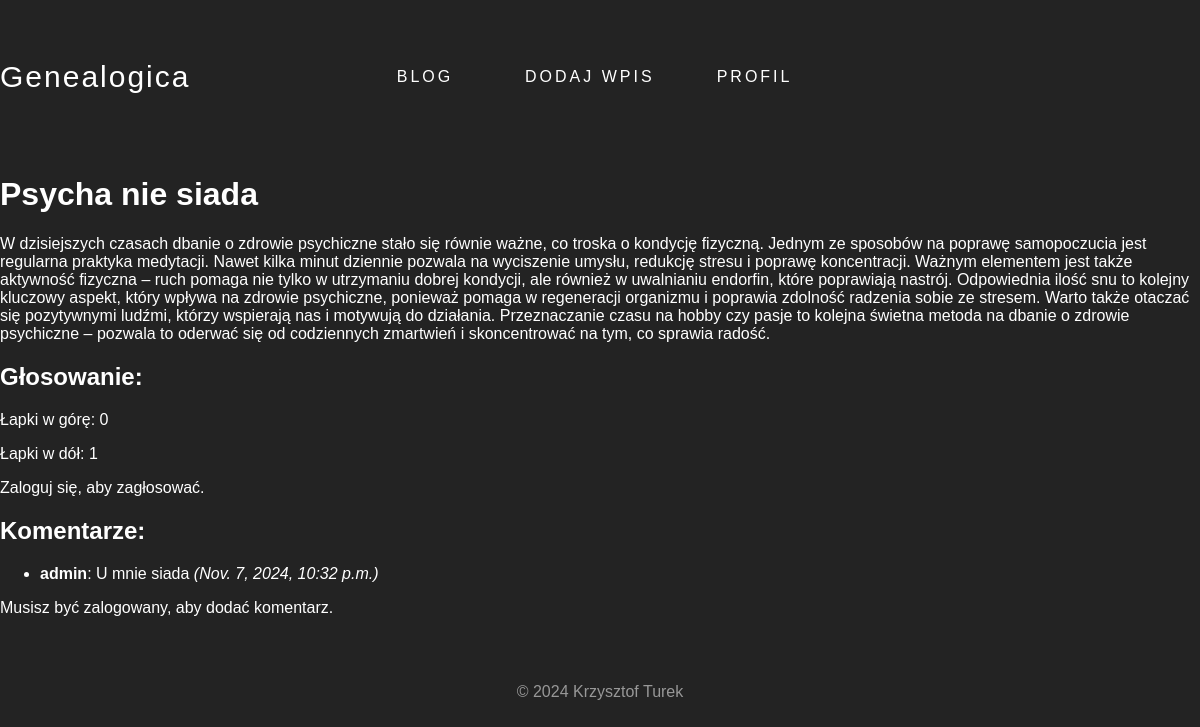
The page /blog/post/11/ on the database as committed earlier.
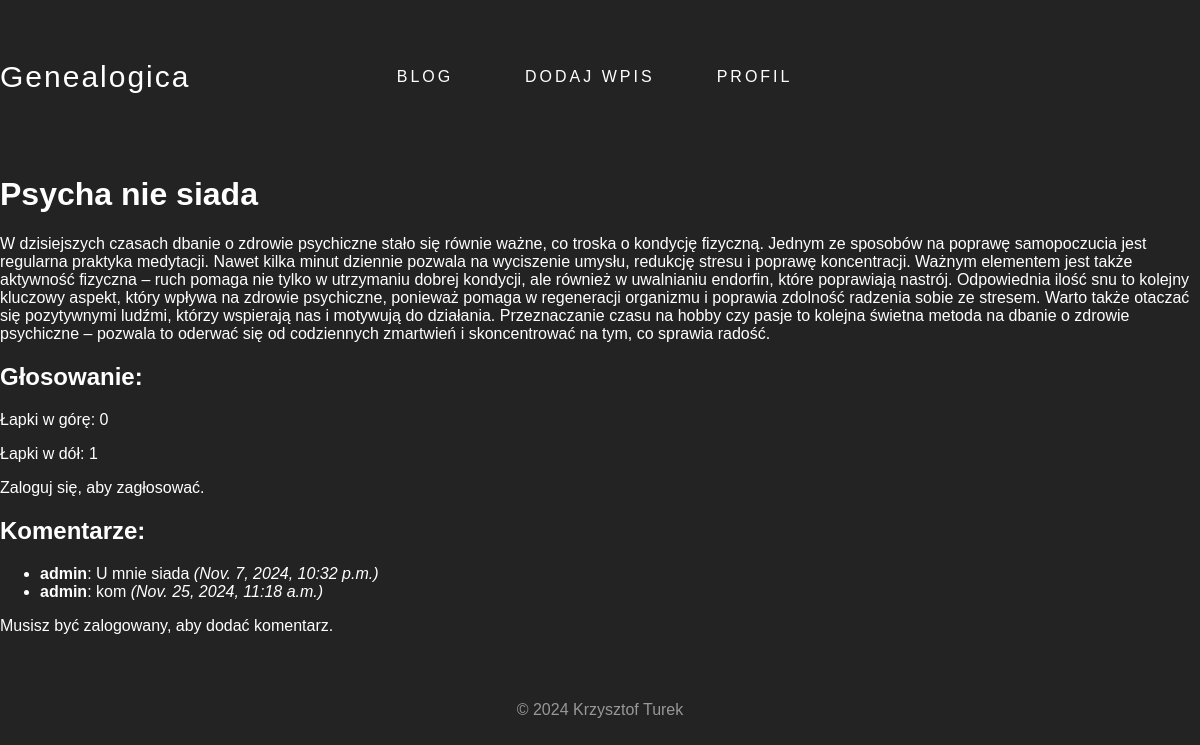
The same page on the database as committed later.
### blog/models.py (models this page shows, shortened)
class Comment(models.Model):
    post = models.ForeignKey(Post, related_name='comments', on_delete=models.CASCADE)
    author = models.ForeignKey(User, on_delete=models.CASCADE)
    content = models.TextField()
    created_at = models.DateTimeField(auto_now_add=True)

### blog/views.py (the view, shortened to what this page needs)
# urls.py: path('post/<int:post_id>/', views.post_detail, name='post_detail'),
def post_detail(request, post_id):
    post = get_object_or_404(Post, id=post_id)
    comments = post.comments.all()  # Pobieranie komentarzy powiązanych z postem
    if request.method == "POST" and 'comment' in request.POST:
        if request.user.is_authenticated:  # Czy użytkownik jest zalogowany
            form = CommentForm(request.POST)
            if form.is_valid():
                comment = form.save(commit=False)
                comment.post = post  # Przypisujemy komentarz do posta
                comment.author = request.user  # Przypisujemy autora komentarza
                comment.save()  # Zapisujemy komentarz w bazie danych
                return redirect('post_detail', post_id=post.id)
        else:
            return redirect('login')
    else:
        form = CommentForm()
    upvotes = post.votes.filter(value=True).count()
    downvotes = post.votes.filter(value=False).count()
    return render(request, 'blog/post_detail.html', {
        'post': post,
        'comments': comments,
        'form': form,
        'upvotes': upvotes,
        'downvotes': downvotes
    })

### blog/templates/blog/post_detail.html
{% extends 'blog/base.html' %}
{% block content %}
    <h1>{{ post.title }}</h1>
    <p>{{ post.content }}</p>
    <h2>Głosowanie:</h2>
    <p>Łapki w górę: {{ upvotes }}</p>
    <p>Łapki w dół: {{ downvotes }}</p>
    {% if user.is_authenticated %}
        <form method="POST">
            {% csrf_token %}
            <button type="submit" name="vote" value="True">👍</button>
            <button type="submit" name="vote" value="False">👎</button>
        </form>
    {% else %}
        <p>Zaloguj się, aby zagłosować.</p>
    {% endif %}
    <h2>Komentarze:</h2>
    <ul>
        {% for comment in comments %}
            <li><strong>{{ comment.author.username }}</strong>: {{ comment.content }} <em>({{ comment.created_at }})</em></li>
        {% endfor %}
    </ul>
    {% if user.is_authenticated %}
        <h3>Dodaj komentarz:</h3>
        <form method="POST">
            {% csrf_token %}
            {{ form.as_p }}
            <input type="hidden" name="comment" value="1" />
            <button type="submit">Dodaj komentarz</button>
        </form>
    {% else %}
        <p>Musisz być zalogowany, aby dodać komentarz.</p>
    {% endif %}
{% endblock %}

Rows that differ between the two databases and show on the page:
added Comment: author.username "admin", content "kom", created_at "Nov. 25, 2024, 11:18 a.m."
